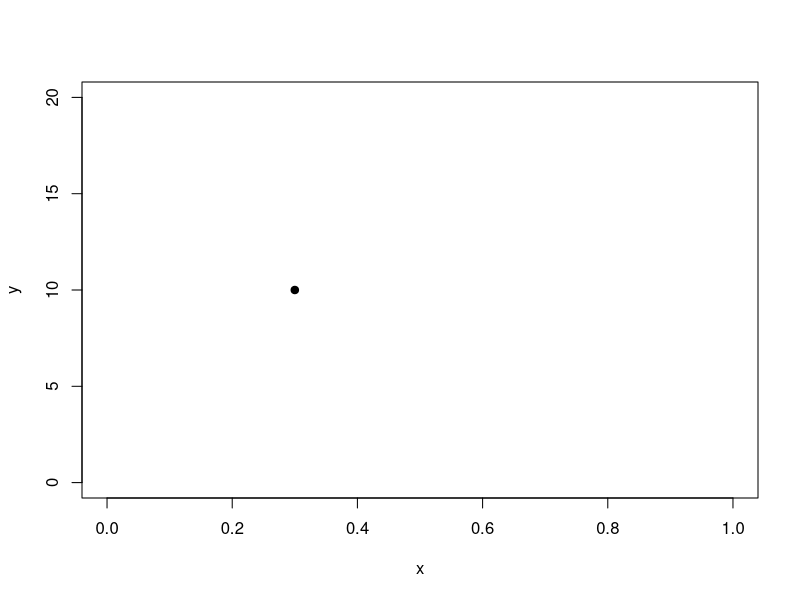
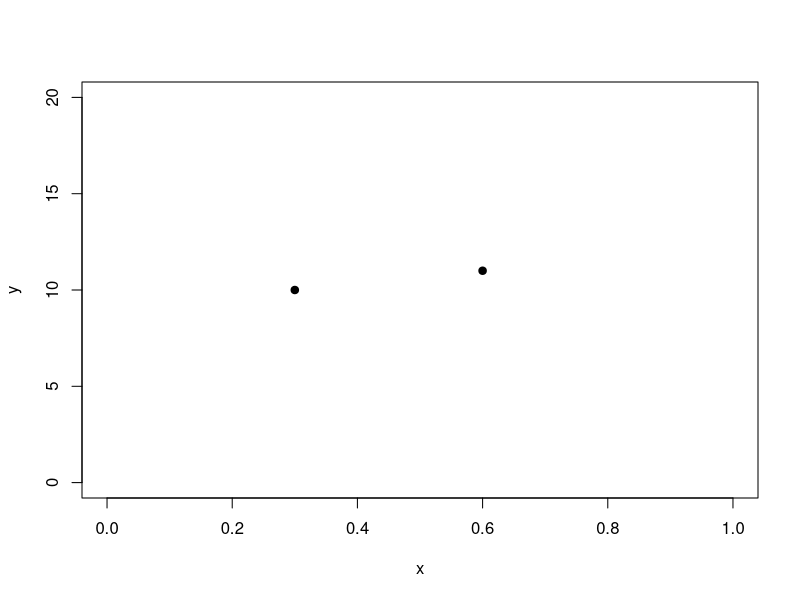
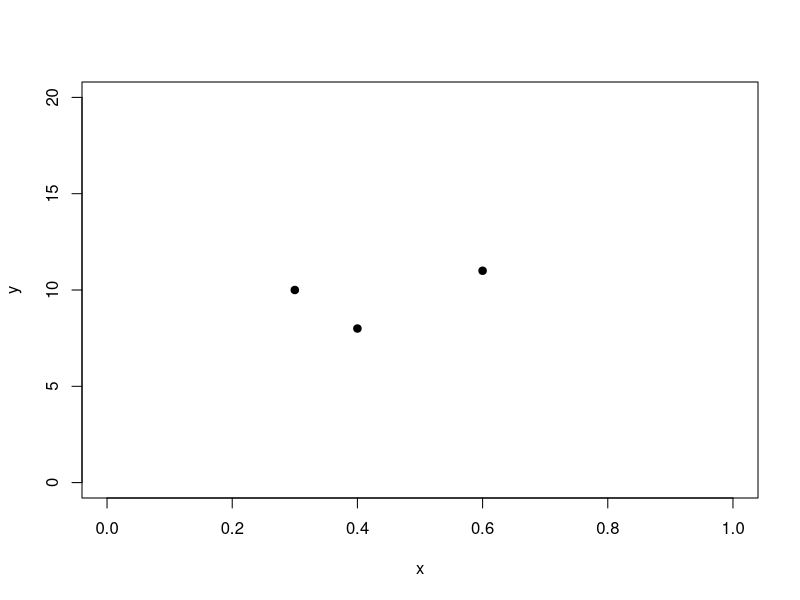
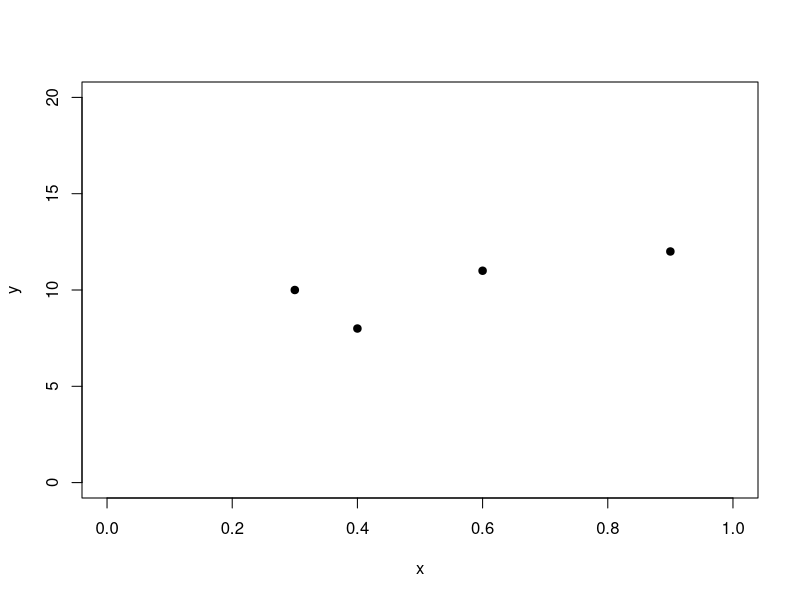
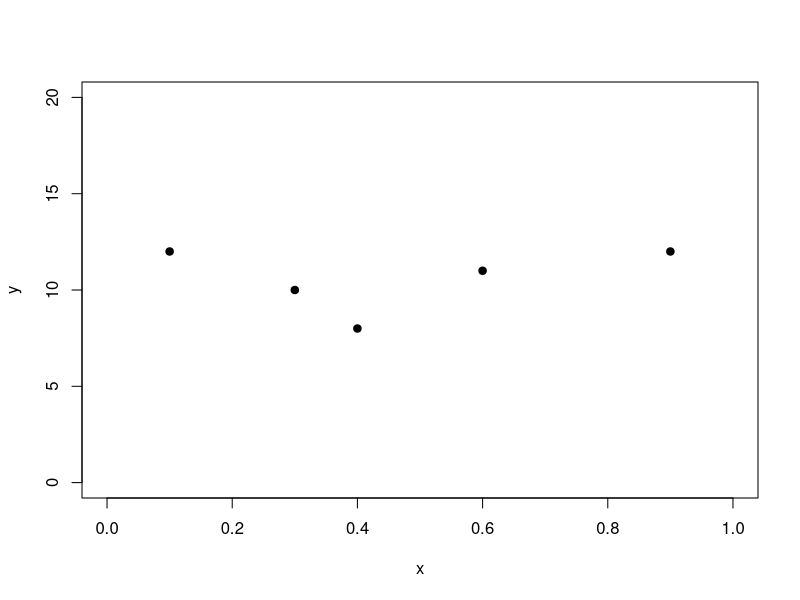
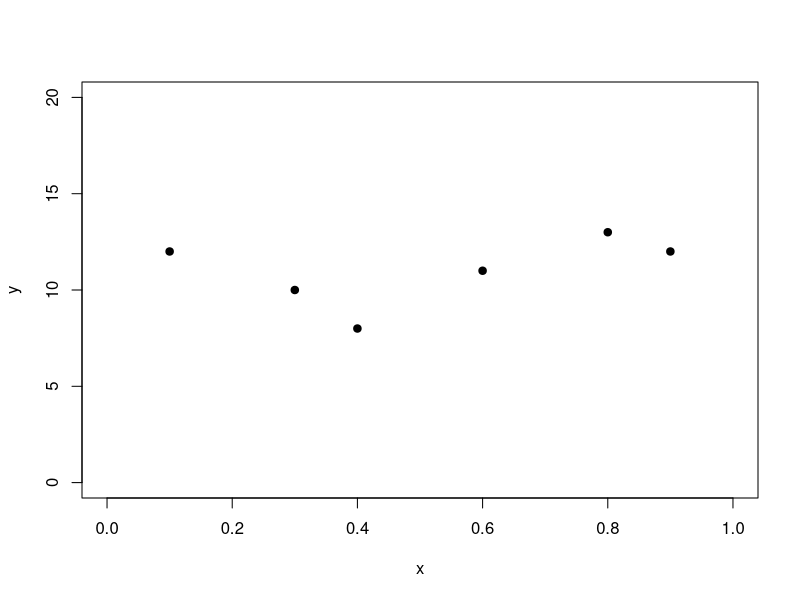
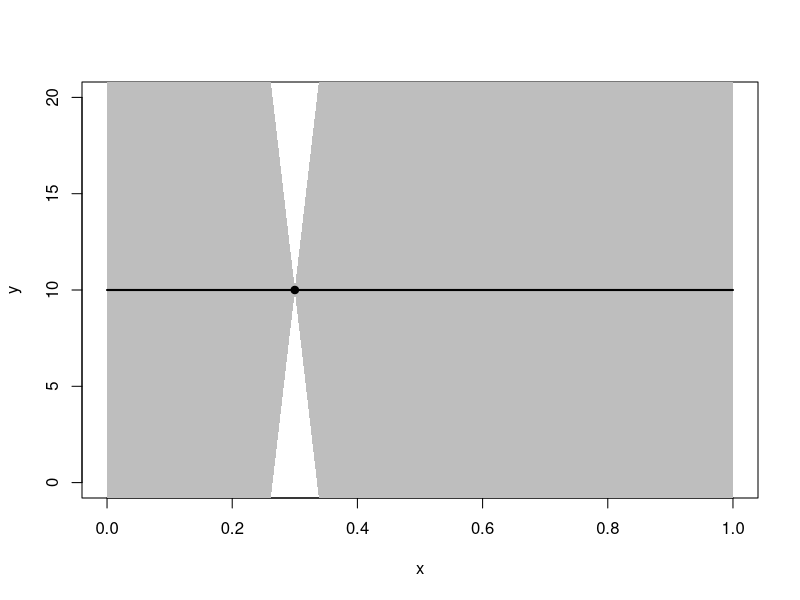
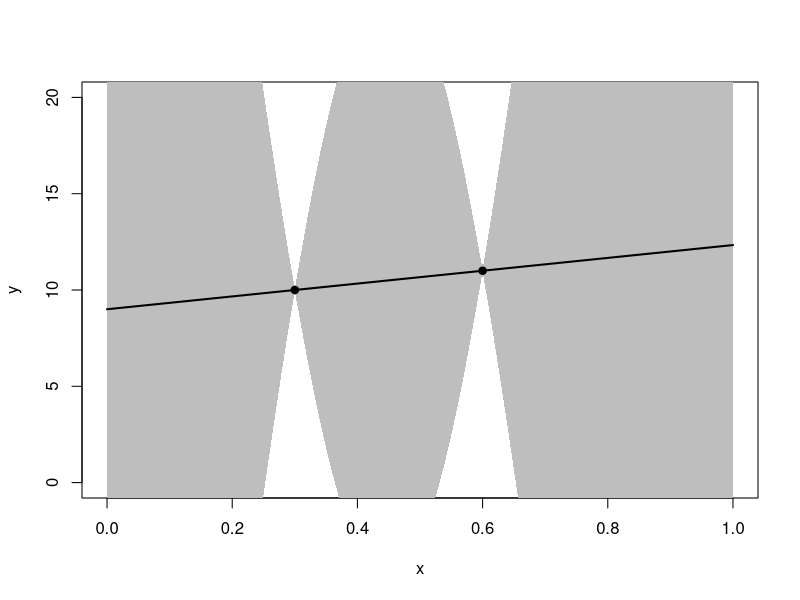

Write the R code that produced these figures, in order.
# gp.R
# Script to demo simple GP emulation for 1 input and 1 output

# Setup
Grid=seq(0,1,0.01)

# GP covariance kernel
K=function(d,scale=40,lengthScale=0.4)
{
  (scale^2)*exp(-(d/lengthScale)^2)
}

# Fit a mean zero GP
GPAdjust=function(Grid,ObsLoc,Obs) 
{
  lG=length(Grid)
  lO=length(ObsLoc)
  All=c(Grid,ObsLoc)
  Dist=as.matrix(dist(All))
  Var=K(Dist)
  VG=Var[1:lG,1:lG]
  VO=Var[(lG+1):(lG+lO),(lG+1):(lG+lO)]
  CovGO=Var[1:lG,(lG+1):(lG+lO)]
  CovOG=t(CovGO)
  ViC=solve(VO,CovOG)
  AdjEx=t(ViC)%*%Obs
  AdjVar=VG-CovGO%*%ViC
  AdjVar=AdjVar+diag(rep((1e-6)*max(AdjVar),lG)) # numerical stability fudge
  list(Ex=as.vector(AdjEx),Var=AdjVar)
}

# Fit a GP to the residuals from a linear regression fit
GPAdjustLR=function(Grid,ObsLoc,Obs) 
{
  Mod=lm(Obs~ObsLoc)
  Pred=predict(Mod,newdata=data.frame(ObsLoc=Grid))
  Raw=GPAdjust(Grid,ObsLoc,Mod$residuals)
  list(Ex=Raw$Ex+Pred,Var=Raw$Var)
}

# Produce a plot illustrating the GP fit
plotAdjust=function(Grid,ObsLoc,Obs,...)
{
  plot(ObsLoc,Obs,xlim=range(Grid),pch=19,xlab="x",ylab="y",...)
  Adj=GPAdjustLR(Grid,ObsLoc,Obs)
  Var=diag(Adj$Var)
  Upper=Adj$Ex+2*sqrt(Var)
  Lower=Adj$Ex-2*sqrt(Var)
  polygon(c(Grid,rev(Grid),Grid[1]),c(Upper,rev(Lower),Upper[1]),col="gray",border=NA)
  lines(Grid,Adj$Ex,lwd=2)
  points(ObsLoc,Obs,pch=19)
  Adj
}

# Generate a sample from an adjusted object
sampleGP=function(Adj)
{
  L=t(chol(Adj$Var))
  Adj$Ex + L%*%rnorm(length(Adj$Ex))
}

# Now actually do some stuff...
ObsLoc=c(0.3,0.6,0.4,0.9,0.1,0.8)
Obs=c(10,11,8,12,12,13)

# Show data progressively
for (i in 1:length(Obs)) {
  pdf(paste("sim",i,".pdf",sep=""))
  plot(ObsLoc[1:i],Obs[1:i],xlim=range(Grid),pch=19,ylim=c(0,20),xlab="x",ylab="y")
  dev.off()
  }

# Show a progressive GP fit
for (i in 1:length(Obs)) {
  pdf(paste("emu",i,".pdf",sep=""))
  plotAdjust(Grid,ObsLoc[1:i],Obs[1:i],ylim=c(0,20))
  dev.off()
  }

# Now show some samples from a GP
for (i in 10^(0:2)) {
  pdf(paste("sample",i,".pdf",sep=""))
  plot(ObsLoc,Obs,xlim=range(Grid),pch=19,ylim=c(0,20),xlab="x",ylab="y")
  Adj=GPAdjustLR(Grid,ObsLoc,Obs)
  for (j in 1:i)
    lines(Grid,sampleGP(Adj),col="gray")
  points(ObsLoc,Obs,pch=19)
  dev.off()
  }

# History matching using implausibility
Measurement=10
MeasurementError=0.1
for (i in 1:length(Obs)) {
  pdf(paste("imp",i,".pdf",sep=""))
  op=par(mfrow=c(2,1))
  Adj=plotAdjust(Grid,ObsLoc[1:i],Obs[1:i],ylim=c(0,20))
  abline(Measurement,0,col=2,lwd=2)
  Imp=sqrt((Adj$Ex-Measurement)^2/(diag(Adj$Var)+MeasurementError^2))
  plot(Grid,Imp,ylim=c(0,10),type="l",lwd=2,xlab="x",ylab="Implausibility")
  abline(3,0,col=3)
  par(op)
  dev.off()
  }

# Bias example
ObsLoc=seq(0,1,0.13)
Obs=exp(-ObsLoc)
pdf("disc.pdf")
plotAdjust(Grid,ObsLoc,Obs,ylim=c(0,1))
abline(0.6,0,col=2,lwd=2)
points(rep(c(0.2,0.5,0.8),each=3),c(0.85,0.87,0.9,0.62,0.66,0.68,0.48,0.51,0.55),pch=4)
dev.off()

# eof


